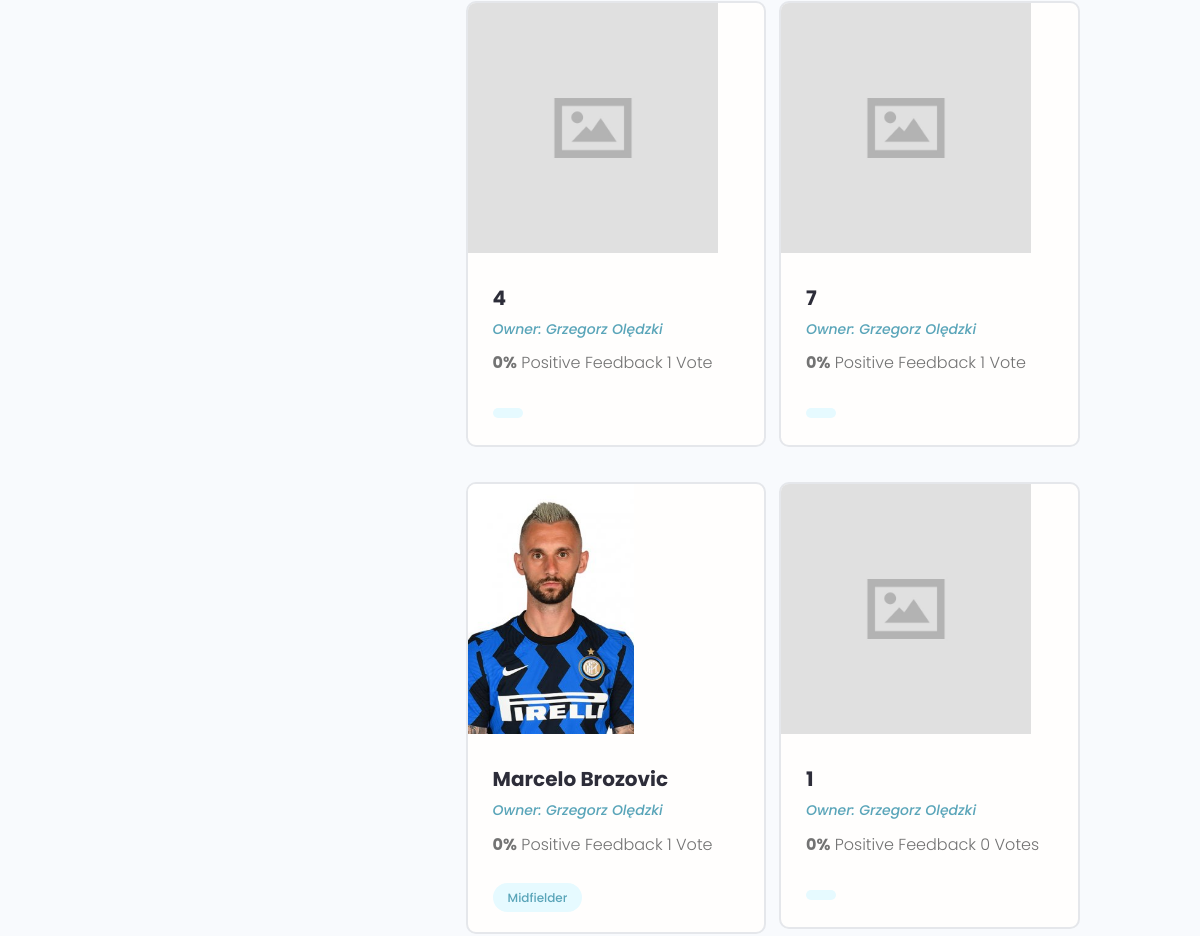
The page /profile/e049c642-f22a-4f7d-b5ae-56bd4b1b3650/ (middle part) on the database as committed earlier.
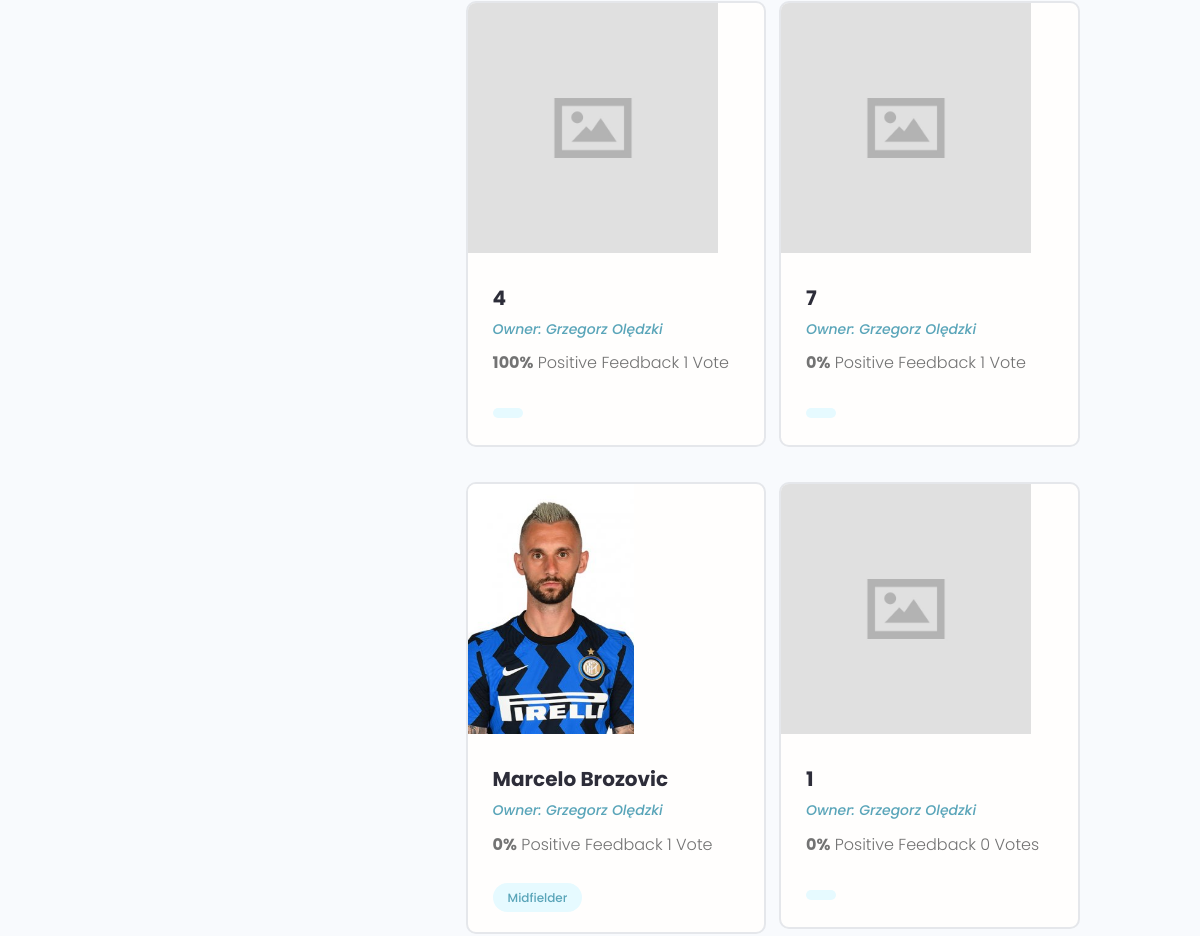
The same page on the database as committed later.
### first_project/models.py (models this page shows, shortened)
class Player(models.Model):
    owner = models.ForeignKey(Profile, null=True, blank=True, on_delete=models.SET_NULL)
    title = models.CharField(max_length=200)
    description = models.TextField(null=True, blank=True)
    featured_image = models.ImageField(null=True, blank=True, default="default.jpg")
    demo_link = models.CharField(max_length=2000, null=True, blank=True)
    source_link = models.CharField(max_length=2000, null=True, blank=True)
    tags = models.ManyToManyField("Tag", blank=True)
    vote_total = models.IntegerField(default=0, null=True, blank=True)
    vote_ratio = models.IntegerField(default=0, null=True, blank=True)
    created = models.DateTimeField(auto_now_add=True)
    id = models.UUIDField(
        default=uuid.uuid4, unique=True, primary_key=True, editable=False
    )
    class Meta:
        ordering = ["-vote_ratio", "-vote_total", "title"]

### users/models.py (models this page shows, shortened)
class Profile(models.Model):
    user = models.OneToOneField(User, on_delete=models.CASCADE, null=True, blank=True)
    name = models.CharField(max_length=100, blank=True, null=True)
    username = models.CharField(max_length=100, blank=True, null=True)
    location = models.CharField(max_length=100, blank=True, null=True)
    email = models.EmailField(max_length=100, blank=True, null=True)
    short_intro = models.CharField(max_length=250, blank=True, null=True)
    bio = models.TextField(blank=True, null=True)
    profile_image = models.ImageField(
        null=True,
        blank=True,
        upload_to="profile_images/",
        default="profile_images/user-default.png",
    )
    social_github = models.CharField(max_length=200, blank=True, null=True)
    social_twitter = models.CharField(max_length=200, blank=True, null=True)
    social_linkedin = models.CharField(max_length=200, blank=True, null=True)
    social_youtube = models.CharField(max_length=200, blank=True, null=True)
    social_website = models.CharField(max_length=200, blank=True, null=True)
    created = models.DateTimeField(auto_now_add=True)
    id = models.UUIDField(
        default=uuid.uuid4, unique=True, primary_key=True, editable=False
    )

### users/views.py (the view)
# urls.py: path("profile/<str:pk>/", views.user_profile, name="user-profile"),
def user_profile(request, pk):
    profile = Profile.objects.get(id=pk)
    top_skills = profile.skill_set.exclude(description__exact="")
    other_skills = profile.skill_set.filter(description="")
    context = {
        "profile": profile,
        "top_skills": top_skills,
        "other_skills": other_skills,
    }
    return render(request, "users/user-profile.html", context)

### first_project/models.py (called while the page is built)
    def __str__(self):
        return self.name

### users/models.py (called while the page is built)
    def __str__(self):
        return str(self.name)

### users/templates/users/user-profile.html (shortened to what this page needs)
{% extends 'main.html'%}
{% block content %}
  <main class="profile my-md">
    <div class="container">
      <div class="layout">
        <div class="column column--1of3">
        </div>
        <div class="column column--2of3">
          <div class="devInfo">
            <div class="grid grid--two">
              {% for player in profile.player_set.all %}
              <div class="column">
                <div class="card project">
                  <a href="{% url 'player' player.id %}" class="project">
                    <img class="project__thumbnail" src="{{player.featured_image.url}}" alt="project thumbnail" />
                    <div class="card__body">
                      <h3 class="project__title">{{player.title}}</h3>
                      <p><a class="project__author" href="{% url 'user-profile' player.owner.id %}">Owner: {{player.owner.name}}</a></p>
                      <p class="project--rating">
                        <span style="font-weight: bold;">{{player.vote_ratio}}%</span> Positive
                    Feedback {{ player.vote_total }} Vote{{player.vote_total|pluralize:"s"}}
                      </p>
                      <div class="project__tags">
                    <span class="tag tag--pill tag--main">
                     {% for tag in player.tags.all %}
                      <small>{{tag}}</small>
                      {% endfor %}
                    </span>
                  </div>
                    </div>
                  </a>
                </div>
              </div>
              {% endfor %}
            </div>
          </div>
        </div>
      </div>
    </div>
  </main>
{% endblock content %}

Rows that differ between the two databases and show on the page:
changed Player (number 1 of 4 on the later page): vote_ratio "0" → "100"
